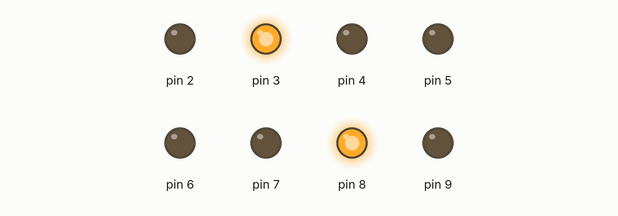
Recording of a sketch running on a simulated Arduino Uno, built with avr-gcc and run on an emulated ATmega328P. Parts: output pins drawn as LEDs (lit = HIGH).

Above: at 0.62 s.
At 1.7 s:
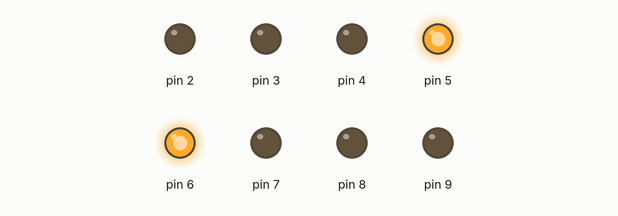
At 2.62 s:
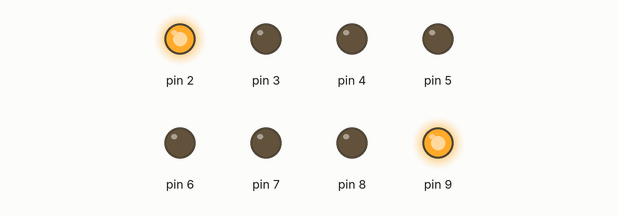
At 3.87 s:
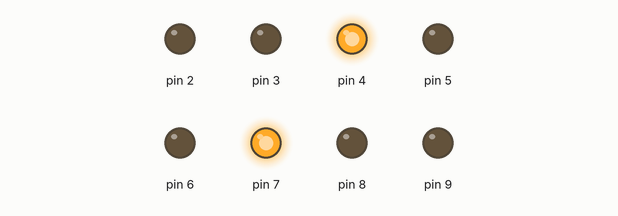
Timing chart, 0 to 4.2 s (numbered marks = the images above):
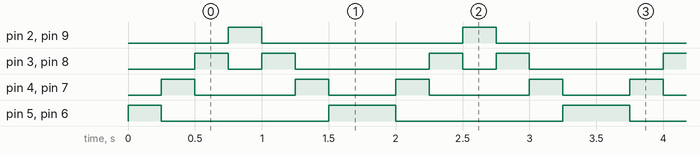

The sketch:

8-leds-control.ino
```cpp
void setup() {
  pinMode(2, OUTPUT);
  pinMode(3, OUTPUT);
  pinMode(4, OUTPUT);
  pinMode(5, OUTPUT);
  pinMode(6, OUTPUT);
  pinMode(7, OUTPUT);
  pinMode(8, OUTPUT);
  pinMode(9, OUTPUT);
}

void loop() {
  digitalWrite(5, HIGH);
  digitalWrite(6, HIGH);
  delay(250);
  digitalWrite(5, LOW);
  digitalWrite(6, LOW);

  digitalWrite(4, HIGH);
  digitalWrite(7, HIGH);
  delay(250);
  digitalWrite(4, LOW);
  digitalWrite(7, LOW);

  digitalWrite(3, HIGH);
  digitalWrite(8, HIGH);
  delay(250);
  digitalWrite(3, LOW);
  digitalWrite(8, LOW);

  digitalWrite(2, HIGH);
  digitalWrite(9, HIGH);
  delay(250);
  digitalWrite(2, LOW);
  digitalWrite(9, LOW);

  digitalWrite(3, HIGH);
  digitalWrite(8, HIGH);
  delay(250);
  digitalWrite(3, LOW);
  digitalWrite(8, LOW);

  digitalWrite(4, HIGH);
  digitalWrite(7, HIGH);
  delay(250);
  digitalWrite(4, LOW);
  digitalWrite(7, LOW);

  digitalWrite(5, HIGH);
  digitalWrite(6, HIGH);
  delay(250);
  digitalWrite(5, LOW);
  digitalWrite(6, LOW);
}
```

Measured:
- by itself, pin 2, pin 9: alternates HIGH for 0.25 s and LOW for 1.5 s
- by itself, pin 3, pin 8: repeats every 1.8 s: LOW 0.25 s, HIGH 0.25 s, LOW 1.0 s, HIGH 0.25 s
- by itself, pin 4, pin 7: repeats every 1.8 s: LOW 0.75 s, HIGH 0.25 s, LOW 0.50 s, HIGH 0.25 s
- by itself, pin 5, pin 6: repeats every 1.8 s: LOW 1.3 s, HIGH 0.50 s
